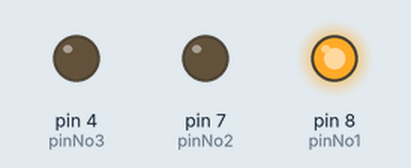
A sketch run on a simulated Arduino Uno, built with avr-gcc and run on an emulated ATmega328P. On the bench: output pins drawn as LEDs (lit = HIGH).

Above: at 0.5 s.
At 1.5 s:
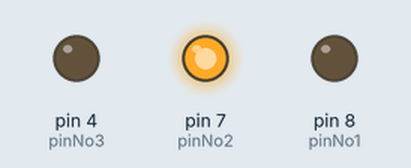
At 5.5 s:
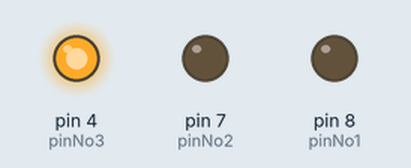
Timing chart, 0 to 6.9 s (numbered marks = the images above):
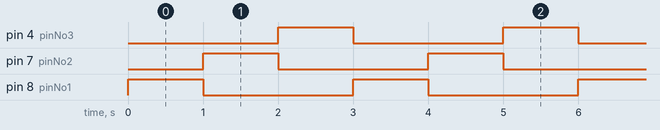

Measured:
- by itself, pin 4 (pinNo3), pin 7 (pinNo2), pin 8 (pinNo1): alternates HIGH for 1.0 s and LOW for 2.0 s
- by itself, everything shown: repeats every 3.0 s, in 3 steps

The sketch:

RGBLEDBlink.ino
```cpp
const int pinNo1 = 8;
const int pinNo2 = 7;
const int pinNo3 = 4;

void setup()
{
  pinMode(pinNo1, OUTPUT);
  pinMode(pinNo2, OUTPUT);
  pinMode(pinNo3, OUTPUT);
}

void loop()
{
  setColor(255,0,0);
  delay(1000);
  setColor(0, 255, 0);
  delay(1000);
  setColor(0,0, 255);
  delay(1000);
}

void setColor(int a, int b, int c){
	analogWrite(pinNo1,a);
	analogWrite(pinNo2,b);
  	analogWrite(pinNo3,c);
}
```
